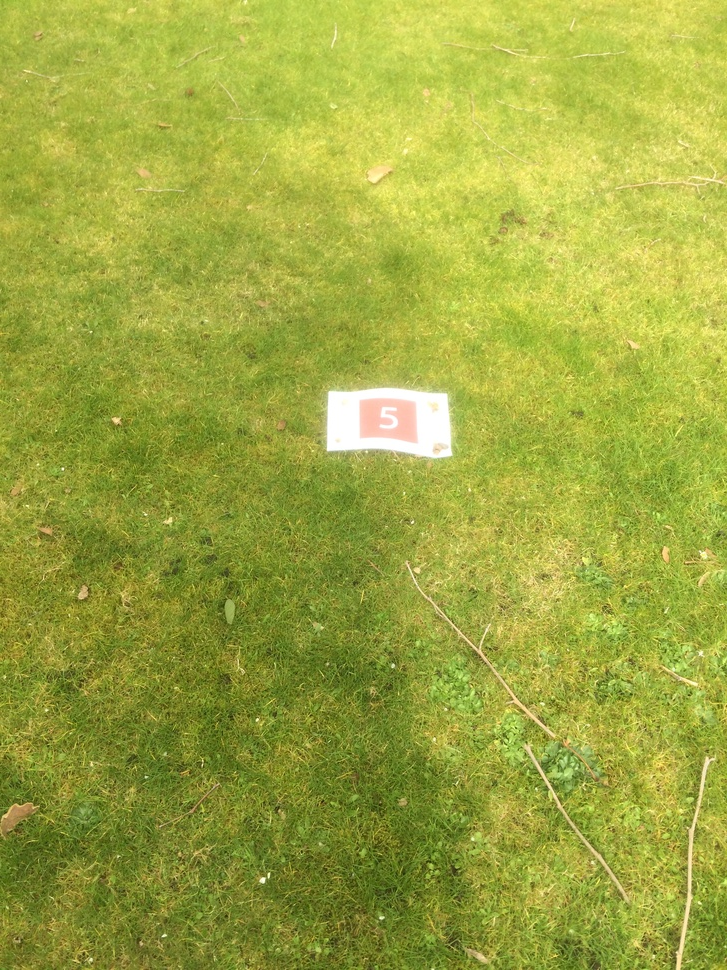
#> input picture 5_far.jpg, 727 x 970 px, shrunk from 2448 x 3264 before the run, given in place of the camera
$ python opencv_edgedetect.py   (older library calls are emulated)
#> lines starting #> are read from the running program, lines starting #| are printed output that depends on the picture
# -*- coding: utf-8 -*-
"""
Created on Wed Apr 25 02:00:16 2018

@author: user
"""

import cv2
import numpy as np

cap = cv2.VideoCapture(0)

#cap = cv2.imread('C:\\Users\\user\\Desktop\\cat.jpg')

while True:

    __, frame = cap.read()
#> frame is the input picture: shape (970, 727, 3); mean B, G, R 63.6, 167.8, 158
    hsv = cv2.cvtColor(frame, cv2.COLOR_BGR2HSV)
#> hsv: shape (970, 727, 3); mean H, S, V 32.8, 163.1, 168.6
    #defining colors using hsv


    laplacian = cv2.Laplacian(frame, cv2.CV_64F)
    sobelx = cv2.Sobel(frame, cv2.CV_64F,1,0, ksize=5)
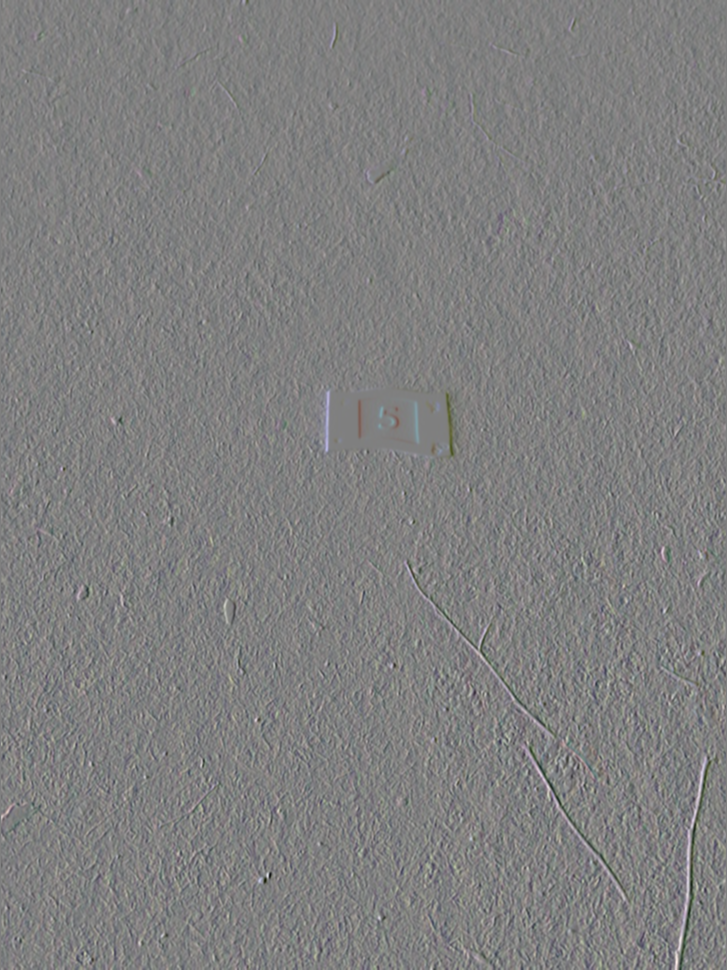
#> sobelx: shape (970, 727, 3) float64; mean B, G, R 3, 5.8, 5.4; drawn with min black and max white
    #                                   x  y
    sobely = cv2.Sobel(frame, cv2.CV_64F,0,1, ksize=5)
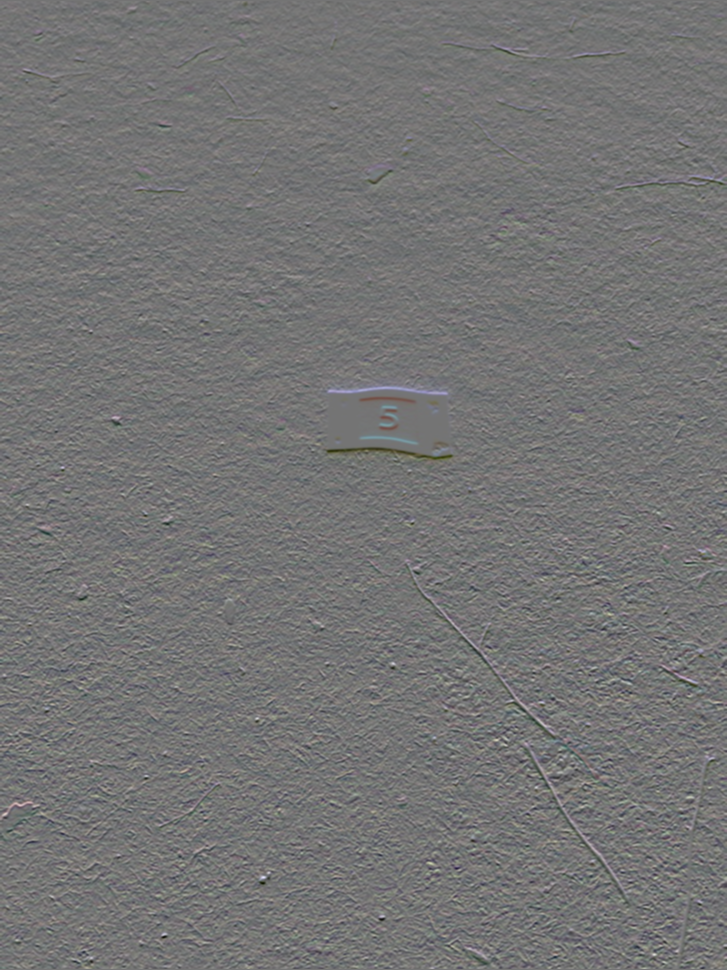
#> sobely: shape (970, 727, 3) float64; mean B, G, R -5.3, -10.4, -10.7; drawn with min black and max white
    edges = cv2.Canny(frame, 50,50) #changing size changes amount of noise
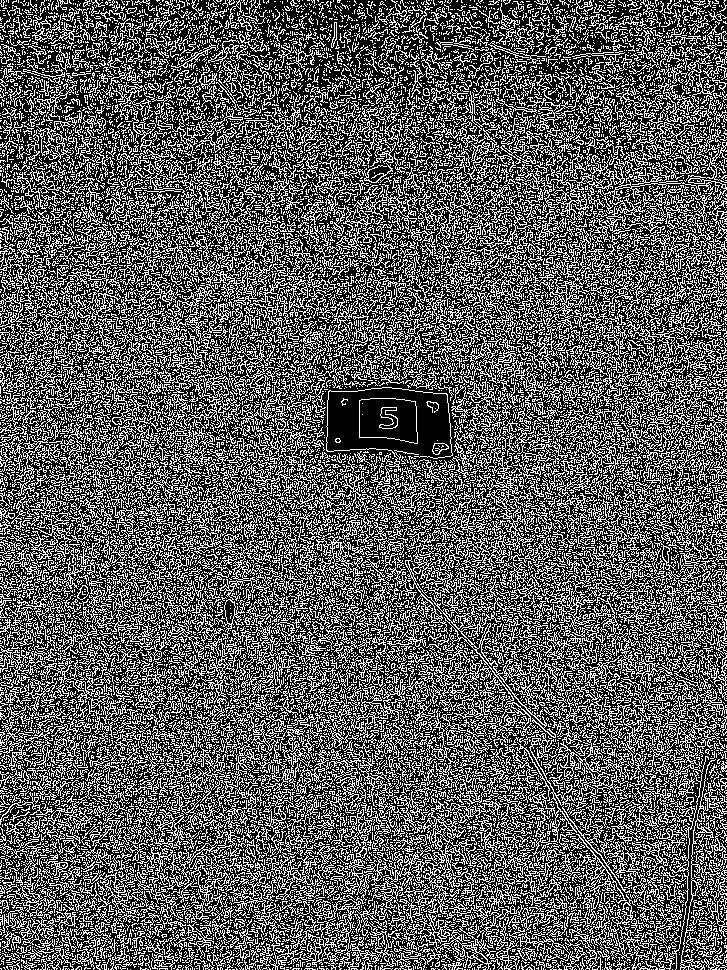
#> edges: shape (970, 727); 36% white in thin lines or dots

    cv2.imshow('original',frame)
    cv2.imshow('laplacian', laplacian)
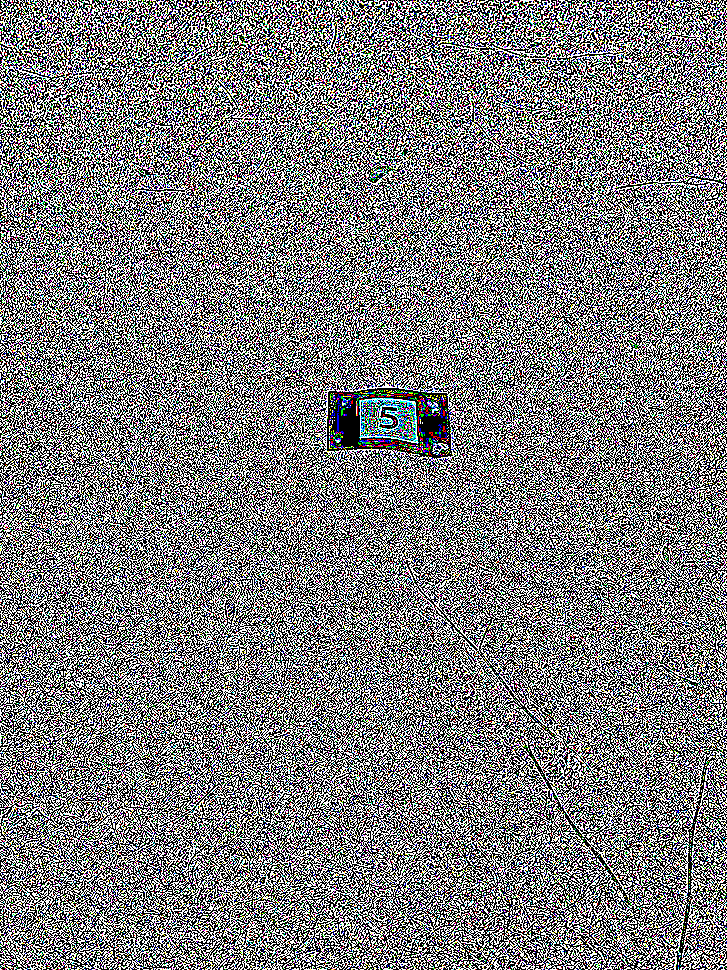
#> window 'laplacian': shape (970, 727, 3); mean B, G, R 125.1, 124.6, 124.7
    cv2.imshow('sobelx', sobelx)
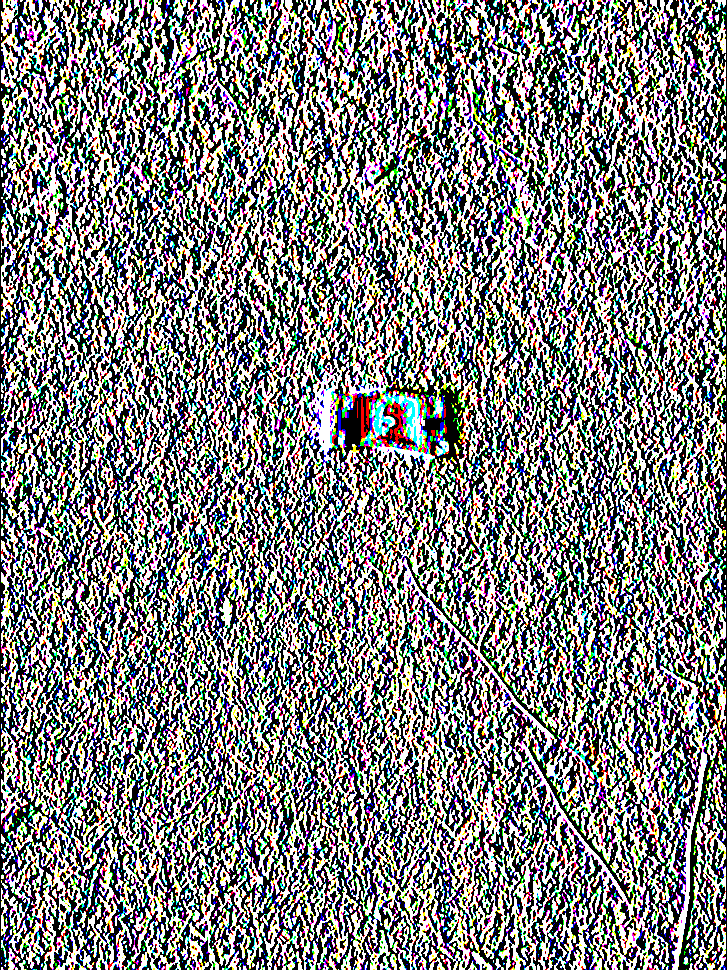
#> window 'sobelx': shape (970, 727, 3); mean B, G, R 127.8, 128.2, 128.1
    cv2.imshow('sobely', sobely)
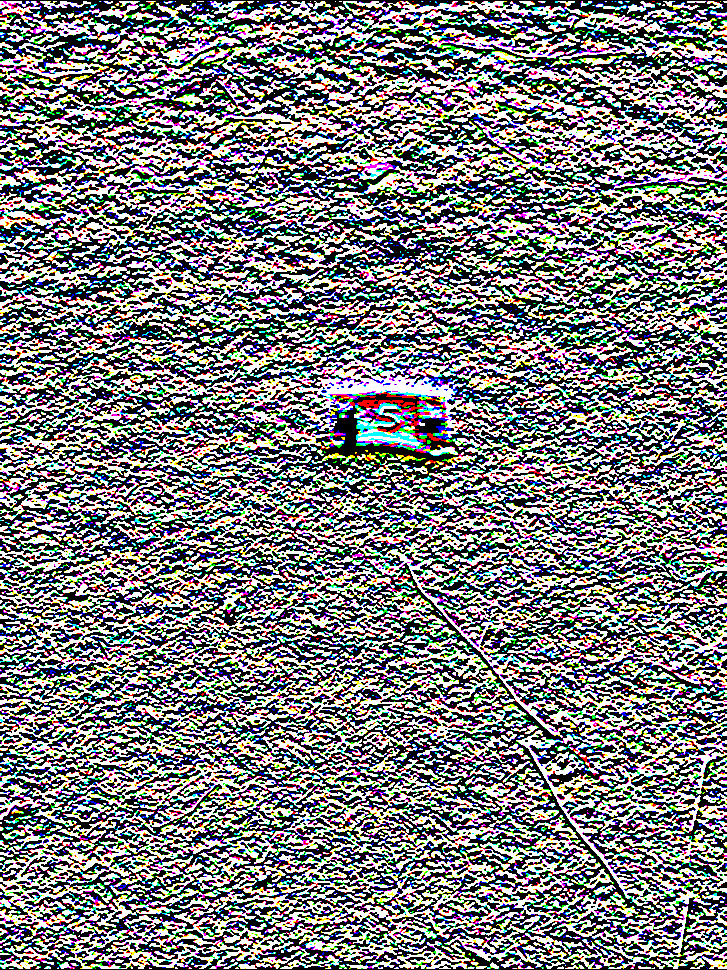
#> window 'sobely': shape (970, 727, 3); mean B, G, R 125.2, 124.3, 124.2
    cv2.imshow('edges', edges)

    k = cv2.waitKey(5) & 0xFF
#> (key Esc is pressed here)
    if k == 27:
        break

cv2.destroyAllWindows()
cap.release()

$ run again, on 5_near.jpg
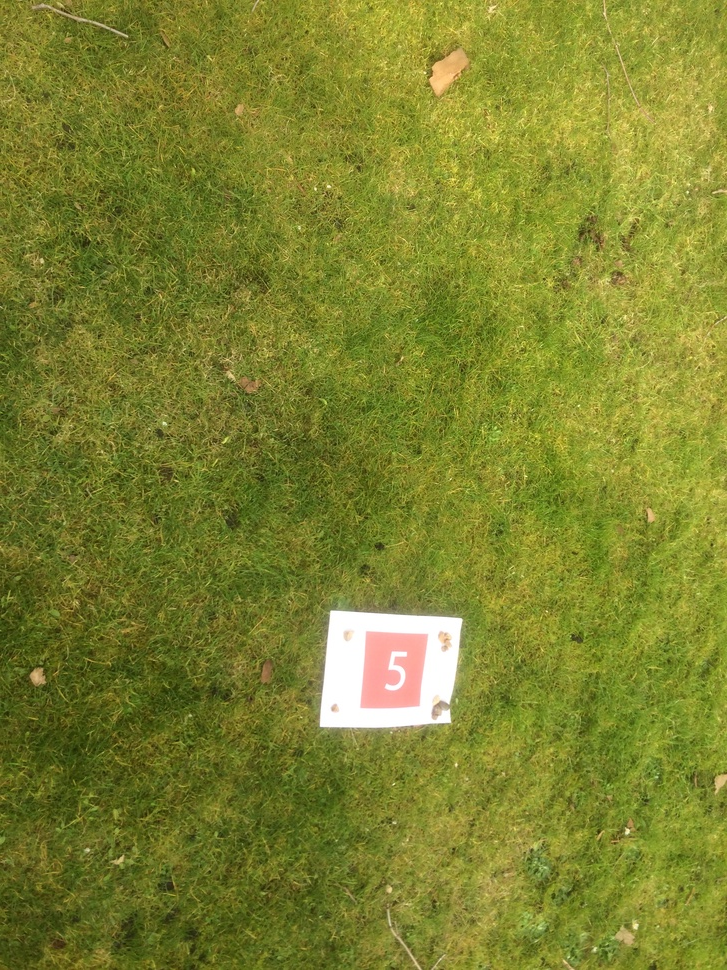
#> input picture 5_near.jpg, 727 x 970 px, shrunk from 2448 x 3264 before the run, given in place of the camera
#> frame is the input picture: shape (970, 727, 3); mean B, G, R 46.8, 130.9, 125.5
#> hsv: shape (970, 727, 3); mean H, S, V 32.1, 171.7, 132.6
#> `edges = cv2.Canny(frame, 50,50)`:
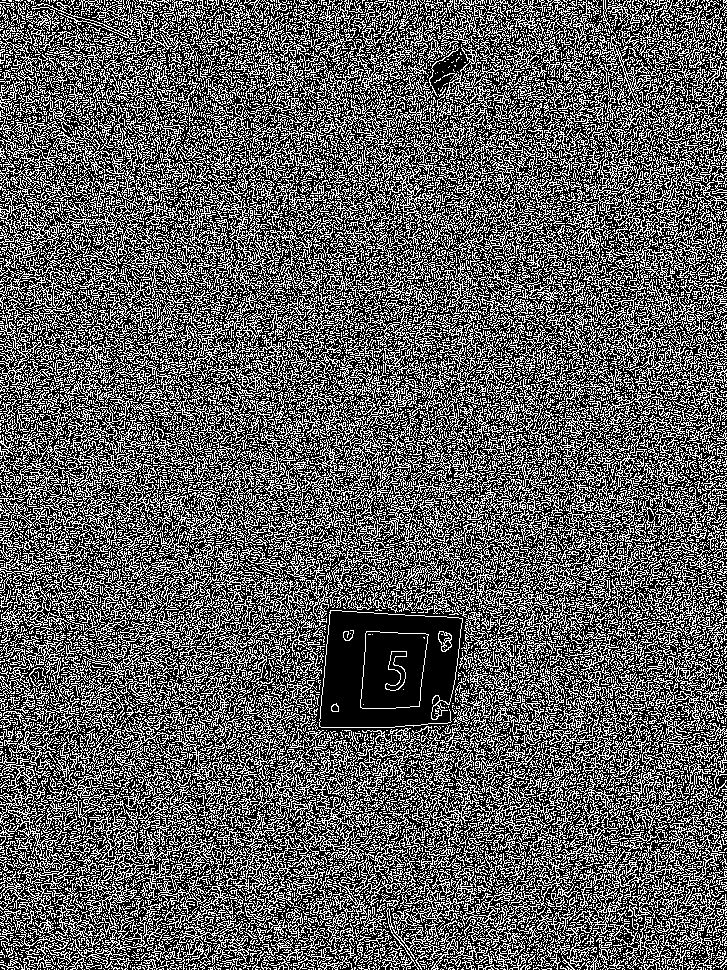
#> edges: shape (970, 727); 36.7% white in thin lines or dots
#> `cv2.imshow('sobely', sobely)`:
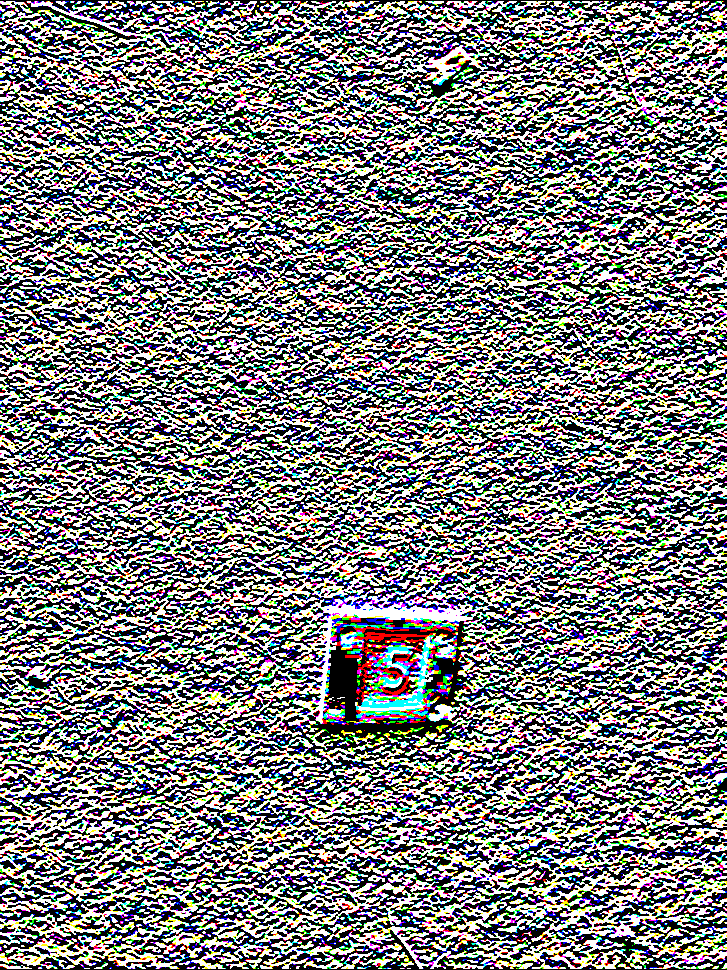
#> window 'sobely': shape (970, 727, 3); mean B, G, R 126.3, 126, 125.8
